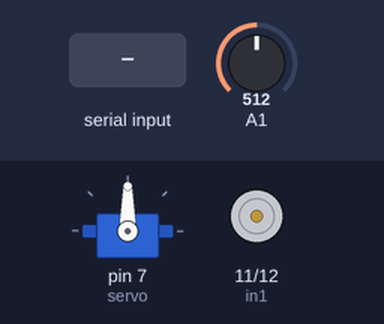
A sketch run on a simulated Arduino Uno, built with avr-gcc and run on an emulated ATmega328P. Parts: servo, motor-driver pin pairs drawn as motors (green arrow = first pin HIGH = forward, orange = second pin HIGH = backward, longer = more drive). The test bench sets the inputs (shaded band); at power-on: A1 = 512.

Above: at 1.2 s.
1.3 s: A1 set to 988
2.8 s: A1 set to 1012
At 4.0 s:
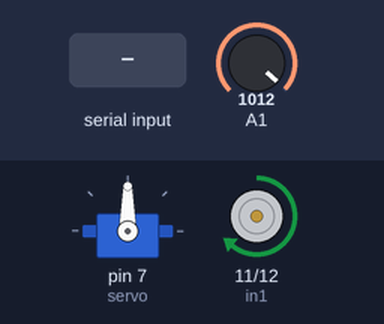
4.3 s: "1" received over Serial
At 5.3 s:
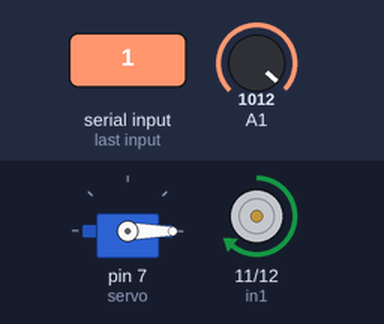
5.8 s: "2" received over Serial
At 6.5 s:
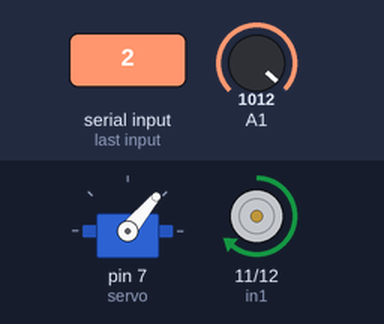
7.3 s: "3" received over Serial
At 7.6 s:
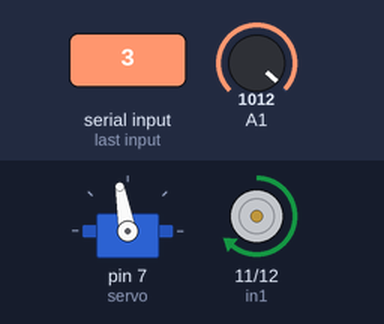
8.8 s: A1 set to 990
At 9.9 s:
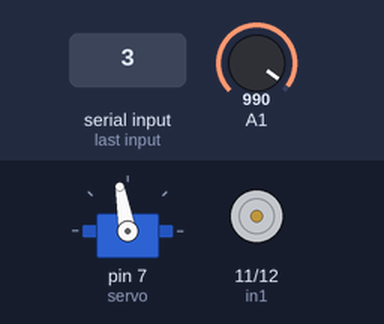
Timing chart, 0 to 11.3 s (numbered marks = the images above; inputs shaded):
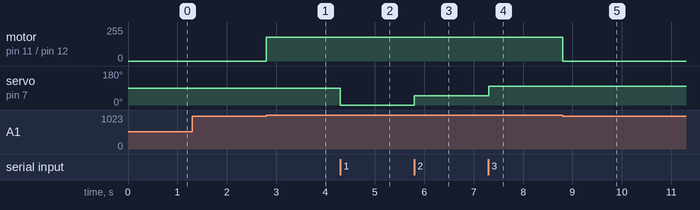

The sketch:

motor.ino
```cpp
#include<Servo.h> //Servo 라이브러리를 추가
Servo servo;      //Servo 클래스로 servo객체 생성
int value = 0;    // 각도를 조절할 변수 value
int in1 = 11;       // 8번 포트 제어
int in2 = 12;      // 9번 포트 제어

void setup() {
  servo.attach(7);     //맴버함수인 attach : 핀 설정
  Serial.begin(9600); //시리얼 모니터 사용 고고
  pinMode(A1, INPUT);
  pinMode(in1, OUTPUT);
  pinMode(in2, OUTPUT);

}

void loop() {
  int AA = analogRead(A1);
  if( AA > 1000 ){            //스위치가 켜졌을 경우
    analogWrite(in1, 180);    //모터작동
    digitalWrite(in2, LOW);
  }
  else{
    digitalWrite(in1, LOW);
    digitalWrite(in2, LOW);
  }


  if(Serial.available())      //시리얼 모니터에 데이터가 입력되면
  {
    char in_data;             // 입력된 데이터를 담을 변수 in_data
    in_data = Serial.read(); //시리얼모니터로 입력된 데이터 in_data로 저장2
    if(in_data == '1')        //입력된 데이터가 1이라면
    {
      value = 0;              //value = 0
    }
    if(in_data == '2')        //입력된 데이터가 2이라면
    {
      value = 50;              //value = 50
    }
    if(in_data == '3')        //입력된 데이터가 3이라면
    {
      value = 100;              //value = 100
    }

    servo.write(value); //value값의 각도로 회전.
  }
}
```

Measured:
- the behaviour switches between 1000 and 1001 on A1 (found by bisection; images 0 and 1)
- after the input at 1.3 s, every drawn part: stays the same
- after the input at 2.8 s, motor on pin 11 (in1) / pin 12 (in2): stopped → forward 180/255 at once
- after the input at 4.3 s, servo on pin 7 (servo): 90° → 0° at once
- after the input at 5.8 s, servo on pin 7 (servo): 0° → 50° at once
- after the input at 7.3 s, servo on pin 7 (servo): 50° → 100° at once
- after the input at 8.8 s, motor on pin 11 (in1) / pin 12 (in2): forward 180/255 → stopped at once
